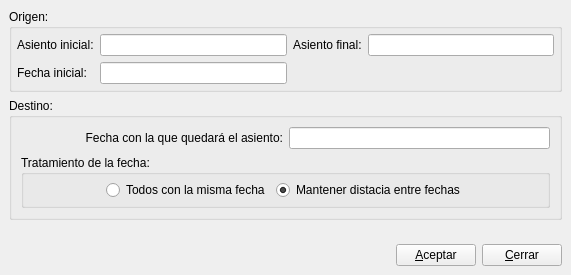
<ui version="4.0" >
 <class>DuplicarAsientoBase</class>
 <widget class="QDialog" name="DuplicarAsientoBase" >
  <property name="geometry" >
   <rect>
    <x>0</x>
    <y>0</y>
    <width>571</width>
    <height>275</height>
   </rect>
  </property>
  <property name="windowTitle" >
   <string>Duplicar Asientos</string>
  </property>
  <property name="windowIcon" >
   <iconset resource="../../../bulmages.qrc" >:/BulmaCont32x32/images/pendientes/i_bulmages.png</iconset>
  </property>
  <layout class="QVBoxLayout" >
   <property name="margin" >
    <number>9</number>
   </property>
   <property name="spacing" >
    <number>6</number>
   </property>
   <item>
    <widget class="QGroupBox" name="groupBox_3" >
     <property name="title" >
      <string>Origen:</string>
     </property>
     <layout class="QHBoxLayout" >
      <property name="margin" >
       <number>5</number>
      </property>
      <property name="spacing" >
       <number>5</number>
      </property>
      <item>
       <layout class="QGridLayout" >
        <property name="margin" >
         <number>0</number>
        </property>
        <property name="spacing" >
         <number>6</number>
        </property>
        <item row="1" column="0" >
         <widget class="QLabel" name="textLabel1_3_2_2" >
          <property name="text" >
           <string>Fecha inicial:</string>
          </property>
         </widget>
        </item>
        <item row="0" column="1" >
         <widget class="QLineEdit" name="aoinicial" />
        </item>
        <item row="0" column="0" >
         <widget class="QLabel" name="textLabel1" >
          <property name="text" >
           <string>Asiento inicial:</string>
          </property>
         </widget>
        </item>
        <item row="0" column="2" >
         <widget class="QLabel" name="textLabel1_2" >
          <property name="text" >
           <string>Asiento final:</string>
          </property>
         </widget>
        </item>
        <item row="0" column="3" >
         <widget class="QLineEdit" name="aofinal" />
        </item>
        <item row="1" column="1" >
         <widget class="BusquedaFecha" name="foinicial" >
          <property name="sizePolicy" >
           <sizepolicy>
            <hsizetype>13</hsizetype>
            <vsizetype>0</vsizetype>
            <horstretch>0</horstretch>
            <verstretch>0</verstretch>
           </sizepolicy>
          </property>
         </widget>
        </item>
       </layout>
      </item>
     </layout>
    </widget>
   </item>
   <item>
    <widget class="QGroupBox" name="groupBox" >
     <property name="title" >
      <string>Destino:</string>
     </property>
     <layout class="QVBoxLayout" >
      <property name="margin" >
       <number>9</number>
      </property>
      <property name="spacing" >
       <number>6</number>
      </property>
      <item>
       <layout class="QHBoxLayout" >
        <property name="margin" >
         <number>0</number>
        </property>
        <property name="spacing" >
         <number>6</number>
        </property>
        <item>
         <widget class="QLabel" name="textLabel1_3_2" >
          <property name="layoutDirection" >
           <enum>Qt::LeftToRight</enum>
          </property>
          <property name="text" >
           <string>Fecha con la que quedará el asiento:</string>
          </property>
          <property name="alignment" >
           <set>Qt::AlignRight|Qt::AlignTrailing|Qt::AlignVCenter</set>
          </property>
         </widget>
        </item>
        <item>
         <widget class="BusquedaFecha" name="fdinicial" >
          <property name="sizePolicy" >
           <sizepolicy>
            <hsizetype>5</hsizetype>
            <vsizetype>0</vsizetype>
            <horstretch>0</horstretch>
            <verstretch>0</verstretch>
           </sizepolicy>
          </property>
         </widget>
        </item>
       </layout>
      </item>
      <item>
       <widget class="QGroupBox" name="groupBox_2" >
        <property name="title" >
         <string>Tratamiento de la fecha:</string>
        </property>
        <layout class="QVBoxLayout" >
         <property name="margin" >
          <number>5</number>
         </property>
         <property name="spacing" >
          <number>5</number>
         </property>
         <item>
          <layout class="QHBoxLayout" >
           <property name="margin" >
            <number>0</number>
           </property>
           <property name="spacing" >
            <number>6</number>
           </property>
           <item>
            <spacer>
             <property name="orientation" >
              <enum>Qt::Horizontal</enum>
             </property>
             <property name="sizeHint" >
              <size>
               <width>40</width>
               <height>20</height>
              </size>
             </property>
            </spacer>
           </item>
           <item>
            <widget class="QRadioButton" name="radioButton1" >
             <property name="text" >
              <string>Todos con la misma fecha</string>
             </property>
            </widget>
           </item>
           <item>
            <widget class="QRadioButton" name="radioButton1_2" >
             <property name="text" >
              <string>Mantener distacia entre fechas</string>
             </property>
             <property name="checked" >
              <bool>true</bool>
             </property>
            </widget>
           </item>
           <item>
            <spacer>
             <property name="orientation" >
              <enum>Qt::Horizontal</enum>
             </property>
             <property name="sizeHint" >
              <size>
               <width>40</width>
               <height>20</height>
              </size>
             </property>
            </spacer>
           </item>
          </layout>
         </item>
        </layout>
       </widget>
      </item>
     </layout>
    </widget>
   </item>
   <item>
    <spacer>
     <property name="orientation" >
      <enum>Qt::Vertical</enum>
     </property>
     <property name="sizeType" >
      <enum>QSizePolicy::Ignored</enum>
     </property>
     <property name="sizeHint" >
      <size>
       <width>20</width>
       <height>40</height>
      </size>
     </property>
    </spacer>
   </item>
   <item>
    <layout class="QHBoxLayout" >
     <property name="margin" >
      <number>0</number>
     </property>
     <property name="spacing" >
      <number>6</number>
     </property>
     <item>
      <spacer>
       <property name="orientation" >
        <enum>Qt::Horizontal</enum>
       </property>
       <property name="sizeType" >
        <enum>QSizePolicy::Expanding</enum>
       </property>
       <property name="sizeHint" >
        <size>
         <width>241</width>
         <height>20</height>
        </size>
       </property>
      </spacer>
     </item>
     <item>
      <widget class="QPushButton" name="mui_aceptar" >
       <property name="text" >
        <string>&amp;Aceptar</string>
       </property>
       <property name="autoDefault" >
        <bool>false</bool>
       </property>
      </widget>
     </item>
     <item>
      <widget class="QPushButton" name="mui_cerrar" >
       <property name="text" >
        <string>&amp;Cerrar</string>
       </property>
       <property name="autoDefault" >
        <bool>false</bool>
       </property>
      </widget>
     </item>
    </layout>
   </item>
  </layout>
 </widget>
 <layoutdefault spacing="6" margin="11" />
 <customwidgets>
  <customwidget>
   <class>BusquedaFecha</class>
   <extends>QLineEdit</extends>
   <header>busquedafecha.h</header>
  </customwidget>
 </customwidgets>
 <resources>
  <include location="../../../bulmages.qrc" />
 </resources>
 <connections>
  <connection>
   <sender>mui_cerrar</sender>
   <signal>clicked()</signal>
   <receiver>DuplicarAsientoBase</receiver>
   <slot>close()</slot>
   <hints>
    <hint type="sourcelabel" >
     <x>550</x>
     <y>248</y>
    </hint>
    <hint type="destinationlabel" >
     <x>601</x>
     <y>253</y>
    </hint>
   </hints>
  </connection>
 </connections>
</ui>
